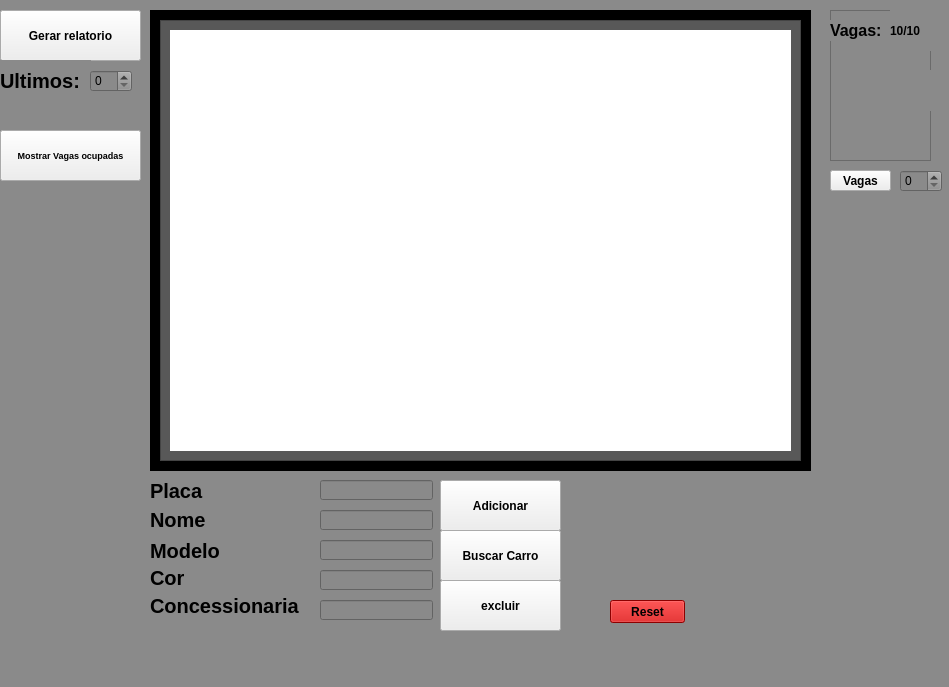
<?xml version="1.0" encoding="UTF-8"?>
<ui version="4.0">
 <class>MainWindow</class>
 <widget class="QMainWindow" name="MainWindow">
  <property name="geometry">
   <rect>
    <x>0</x>
    <y>0</y>
    <width>949</width>
    <height>687</height>
   </rect>
  </property>
  <property name="windowTitle">
   <string>Estacionamento</string>
  </property>
  <property name="autoFillBackground">
   <bool>false</bool>
  </property>
  <property name="styleSheet">
   <string notr="true">background-color: rgb(138, 138, 138);
</string>
  </property>
  <widget class="QWidget" name="centralwidget">
   <widget class="QPushButton" name="btnBuscarCarro">
    <property name="geometry">
     <rect>
      <x>440</x>
      <y>530</y>
      <width>121</width>
      <height>51</height>
     </rect>
    </property>
    <property name="font">
     <font>
      <weight>75</weight>
      <bold>true</bold>
     </font>
    </property>
    <property name="styleSheet">
     <string notr="true">background:rgb(238, 238, 238)</string>
    </property>
    <property name="text">
     <string>Buscar Carro</string>
    </property>
   </widget>
   <widget class="QPushButton" name="btnGerarRelatorio">
    <property name="geometry">
     <rect>
      <x>0</x>
      <y>10</y>
      <width>141</width>
      <height>51</height>
     </rect>
    </property>
    <property name="font">
     <font>
      <weight>75</weight>
      <bold>true</bold>
     </font>
    </property>
    <property name="styleSheet">
     <string notr="true">background:rgb(238, 238, 238)</string>
    </property>
    <property name="text">
     <string>Gerar relatorio</string>
    </property>
   </widget>
   <widget class="QPushButton" name="btnExcluir">
    <property name="geometry">
     <rect>
      <x>440</x>
      <y>580</y>
      <width>121</width>
      <height>51</height>
     </rect>
    </property>
    <property name="font">
     <font>
      <weight>75</weight>
      <bold>true</bold>
     </font>
    </property>
    <property name="styleSheet">
     <string notr="true">background:rgb(238, 238, 238)</string>
    </property>
    <property name="text">
     <string>excluir</string>
    </property>
   </widget>
   <widget class="QPushButton" name="btnAdicionar">
    <property name="geometry">
     <rect>
      <x>440</x>
      <y>480</y>
      <width>121</width>
      <height>51</height>
     </rect>
    </property>
    <property name="font">
     <font>
      <weight>75</weight>
      <bold>true</bold>
     </font>
    </property>
    <property name="styleSheet">
     <string notr="true">background:rgb(238, 238, 238)</string>
    </property>
    <property name="text">
     <string>Adicionar</string>
    </property>
   </widget>
   <widget class="QScrollArea" name="scrollArea">
    <property name="geometry">
     <rect>
      <x>150</x>
      <y>10</y>
      <width>661</width>
      <height>461</height>
     </rect>
    </property>
    <property name="styleSheet">
     <string notr="true">background-color: rgb(0, 0, 0);</string>
    </property>
    <property name="widgetResizable">
     <bool>true</bool>
    </property>
    <widget class="QWidget" name="scrollAreaWidgetContents">
     <property name="geometry">
      <rect>
       <x>0</x>
       <y>0</y>
       <width>659</width>
       <height>459</height>
      </rect>
     </property>
     <layout class="QGridLayout" name="gridLayout_2">
      <item row="0" column="0">
       <widget class="QFrame" name="frame">
        <property name="styleSheet">
         <string notr="true">background-color: rgb(88, 88, 88);</string>
        </property>
        <property name="frameShape">
         <enum>QFrame::StyledPanel</enum>
        </property>
        <property name="frameShadow">
         <enum>QFrame::Raised</enum>
        </property>
        <layout class="QGridLayout" name="gridLayout">
         <item row="0" column="1">
          <widget class="QLabel" name="labelestacionamento">
           <property name="font">
            <font>
             <pointsize>10</pointsize>
             <weight>75</weight>
             <bold>true</bold>
            </font>
           </property>
           <property name="styleSheet">
            <string notr="true">background-color: rgb(255, 255, 255);</string>
           </property>
           <property name="text">
            <string/>
           </property>
           <property name="alignment">
            <set>Qt::AlignLeading|Qt::AlignLeft|Qt::AlignTop</set>
           </property>
          </widget>
         </item>
        </layout>
       </widget>
      </item>
     </layout>
    </widget>
   </widget>
   <widget class="QLineEdit" name="inputPlaca">
    <property name="geometry">
     <rect>
      <x>320</x>
      <y>480</y>
      <width>113</width>
      <height>20</height>
     </rect>
    </property>
   </widget>
   <widget class="QLineEdit" name="inputNome">
    <property name="geometry">
     <rect>
      <x>320</x>
      <y>510</y>
      <width>113</width>
      <height>20</height>
     </rect>
    </property>
   </widget>
   <widget class="QLineEdit" name="inputModelo">
    <property name="geometry">
     <rect>
      <x>320</x>
      <y>540</y>
      <width>113</width>
      <height>20</height>
     </rect>
    </property>
   </widget>
   <widget class="QLineEdit" name="inputCor">
    <property name="geometry">
     <rect>
      <x>320</x>
      <y>570</y>
      <width>113</width>
      <height>20</height>
     </rect>
    </property>
   </widget>
   <widget class="QLineEdit" name="inputConcessionaria">
    <property name="geometry">
     <rect>
      <x>320</x>
      <y>600</y>
      <width>113</width>
      <height>20</height>
     </rect>
    </property>
   </widget>
   <widget class="QLabel" name="label">
    <property name="geometry">
     <rect>
      <x>150</x>
      <y>480</y>
      <width>61</width>
      <height>21</height>
     </rect>
    </property>
    <property name="font">
     <font>
      <pointsize>15</pointsize>
      <weight>75</weight>
      <italic>false</italic>
      <bold>true</bold>
      <underline>false</underline>
      <strikeout>false</strikeout>
      <kerning>true</kerning>
     </font>
    </property>
    <property name="text">
     <string>Placa</string>
    </property>
   </widget>
   <widget class="QLabel" name="label_2">
    <property name="geometry">
     <rect>
      <x>150</x>
      <y>510</y>
      <width>61</width>
      <height>20</height>
     </rect>
    </property>
    <property name="font">
     <font>
      <pointsize>15</pointsize>
      <weight>75</weight>
      <bold>true</bold>
     </font>
    </property>
    <property name="text">
     <string>Nome</string>
    </property>
   </widget>
   <widget class="QLabel" name="label_3">
    <property name="geometry">
     <rect>
      <x>150</x>
      <y>540</y>
      <width>81</width>
      <height>21</height>
     </rect>
    </property>
    <property name="font">
     <font>
      <pointsize>15</pointsize>
      <weight>75</weight>
      <bold>true</bold>
     </font>
    </property>
    <property name="text">
     <string>Modelo</string>
    </property>
   </widget>
   <widget class="QLabel" name="label_4">
    <property name="geometry">
     <rect>
      <x>150</x>
      <y>570</y>
      <width>51</width>
      <height>16</height>
     </rect>
    </property>
    <property name="font">
     <font>
      <pointsize>15</pointsize>
      <weight>75</weight>
      <bold>true</bold>
     </font>
    </property>
    <property name="text">
     <string>Cor</string>
    </property>
   </widget>
   <widget class="QLabel" name="label_5">
    <property name="geometry">
     <rect>
      <x>150</x>
      <y>590</y>
      <width>151</width>
      <height>31</height>
     </rect>
    </property>
    <property name="font">
     <font>
      <pointsize>15</pointsize>
      <weight>75</weight>
      <bold>true</bold>
     </font>
    </property>
    <property name="text">
     <string>Concessionaria</string>
    </property>
   </widget>
   <widget class="QFrame" name="frame_2">
    <property name="geometry">
     <rect>
      <x>830</x>
      <y>10</y>
      <width>101</width>
      <height>151</height>
     </rect>
    </property>
    <property name="frameShape">
     <enum>QFrame::StyledPanel</enum>
    </property>
    <property name="frameShadow">
     <enum>QFrame::Raised</enum>
    </property>
    <widget class="QLabel" name="label_6">
     <property name="geometry">
      <rect>
       <x>0</x>
       <y>10</y>
       <width>71</width>
       <height>21</height>
      </rect>
     </property>
     <property name="font">
      <font>
       <pointsize>12</pointsize>
       <weight>75</weight>
       <bold>true</bold>
      </font>
     </property>
     <property name="text">
      <string>Vagas:</string>
     </property>
    </widget>
    <widget class="QLabel" name="labelVagas">
     <property name="geometry">
      <rect>
       <x>60</x>
       <y>0</y>
       <width>41</width>
       <height>41</height>
      </rect>
     </property>
     <property name="font">
      <font>
       <pointsize>9</pointsize>
       <weight>75</weight>
       <bold>true</bold>
      </font>
     </property>
     <property name="text">
      <string>10/10</string>
     </property>
    </widget>
    <widget class="QLabel" name="labelVerificaAdicionado">
     <property name="geometry">
      <rect>
       <x>10</x>
       <y>60</y>
       <width>91</width>
       <height>41</height>
      </rect>
     </property>
     <property name="font">
      <font>
       <pointsize>12</pointsize>
       <weight>75</weight>
       <bold>true</bold>
      </font>
     </property>
     <property name="styleSheet">
      <string notr="true">color: green;</string>
     </property>
     <property name="text">
      <string/>
     </property>
    </widget>
    <widget class="QLabel" name="labelVerificaExluido">
     <property name="geometry">
      <rect>
       <x>10</x>
       <y>100</y>
       <width>81</width>
       <height>41</height>
      </rect>
     </property>
     <property name="font">
      <font>
       <pointsize>13</pointsize>
       <weight>75</weight>
       <bold>true</bold>
      </font>
     </property>
     <property name="styleSheet">
      <string notr="true">color: red;</string>
     </property>
     <property name="text">
      <string/>
     </property>
    </widget>
   </widget>
   <widget class="QLabel" name="label_7">
    <property name="geometry">
     <rect>
      <x>0</x>
      <y>60</y>
      <width>91</width>
      <height>41</height>
     </rect>
    </property>
    <property name="font">
     <font>
      <pointsize>15</pointsize>
      <weight>75</weight>
      <bold>true</bold>
     </font>
    </property>
    <property name="text">
     <string>Ultimos:</string>
    </property>
   </widget>
   <widget class="QSpinBox" name="spinQuantidade">
    <property name="geometry">
     <rect>
      <x>90</x>
      <y>70</y>
      <width>42</width>
      <height>22</height>
     </rect>
    </property>
   </widget>
   <widget class="QPushButton" name="btnReset">
    <property name="geometry">
     <rect>
      <x>610</x>
      <y>600</y>
      <width>75</width>
      <height>23</height>
     </rect>
    </property>
    <property name="font">
     <font>
      <weight>75</weight>
      <bold>true</bold>
     </font>
    </property>
    <property name="styleSheet">
     <string notr="true">background-color: rgb(198, 0, 0);</string>
    </property>
    <property name="text">
     <string>Reset</string>
    </property>
   </widget>
   <widget class="QSpinBox" name="spinNumeroDeVagas">
    <property name="geometry">
     <rect>
      <x>900</x>
      <y>170</y>
      <width>42</width>
      <height>22</height>
     </rect>
    </property>
   </widget>
   <widget class="QPushButton" name="btnNumeroDeVagas">
    <property name="geometry">
     <rect>
      <x>830</x>
      <y>170</y>
      <width>61</width>
      <height>21</height>
     </rect>
    </property>
    <property name="font">
     <font>
      <weight>75</weight>
      <bold>true</bold>
     </font>
    </property>
    <property name="styleSheet">
     <string notr="true">background:rgb(238, 238, 238)</string>
    </property>
    <property name="text">
     <string>Vagas</string>
    </property>
   </widget>
   <widget class="QPushButton" name="btnVerVagas">
    <property name="geometry">
     <rect>
      <x>0</x>
      <y>130</y>
      <width>141</width>
      <height>51</height>
     </rect>
    </property>
    <property name="font">
     <font>
      <pointsize>7</pointsize>
      <weight>75</weight>
      <bold>true</bold>
     </font>
    </property>
    <property name="styleSheet">
     <string notr="true">background:rgb(238, 238, 238)</string>
    </property>
    <property name="text">
     <string>Mostrar Vagas ocupadas</string>
    </property>
   </widget>
  </widget>
 </widget>
 <resources/>
 <connections/>
</ui>
